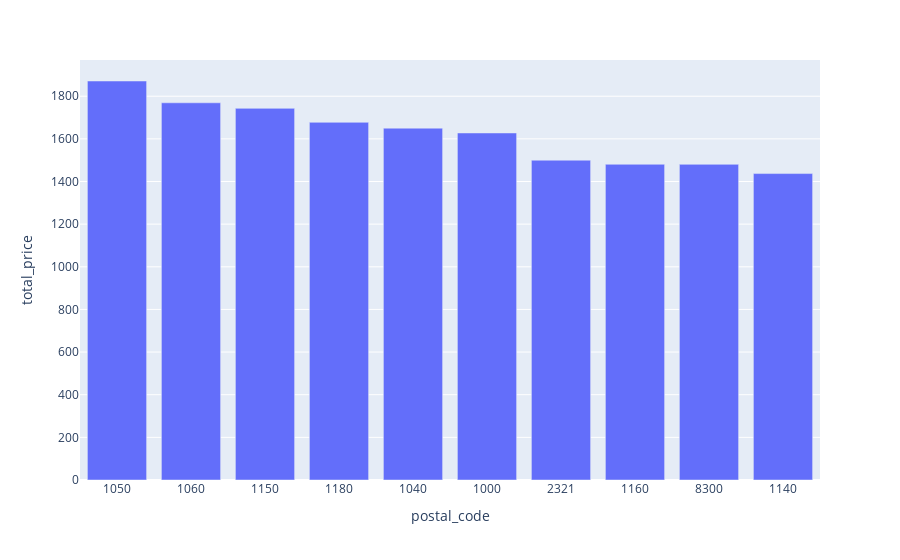

The code cell stored with this chart in its notebook:
### Code cell
px.bar(app_m_df.iloc[:10], x="postal_code", y="total_price")

### Figure 1 — Plotly figure (JSON) as saved in the notebook; plotly's stock layout.template omitted (floating-point values rounded to 4 significant figures)
{"data": [{"alignmentgroup": "True", "hovertemplate": "postal_code=%{x}<br>total_price=%{y}<extra></extra>", "legendgroup": "", "marker": {"color": "#636efa", "pattern": {"shape": ""}}, "name": "", "offsetgroup": "", "orientation": "v", "showlegend": false, "textposition": "auto", "type": "bar", "x": ["1050", "1060", "1150", "1180", "1040", "1000", "2321", "1160", "8300", "1140"], "xaxis": "x", "y": [1871.0, 1769.0, 1743.0, 1678.0, 1650.0, 1628.0, 1500, 1481.0, 1481.0, 1437.0], "yaxis": "y"}], "layout": {"autosize": true, "barmode": "relative", "legend": {"tracegroupgap": 0}, "margin": {"t": 60}, "xaxis": {"anchor": "y", "autorange": true, "domain": [0, 1], "range": [-0.5, 9.5], "title": {"text": "postal_code"}, "type": "category"}, "yaxis": {"anchor": "x", "autorange": true, "domain": [0, 1], "range": [0, 1970.0], "title": {"text": "total_price"}, "type": "linear"}}}
